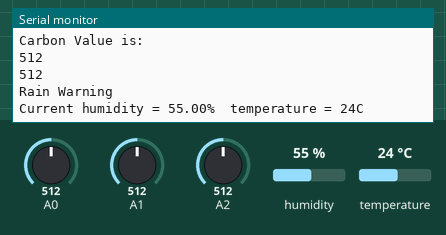
Bench run of a sketch on a simulated Arduino Uno, built with avr-gcc and run on an emulated ATmega328P. Shown: the last lines printed to the serial monitor. Inputs (shaded band) come from the test bench; at power-on: A2 = 512, humidity 55 %, A0 = 512, A1 = 512, temperature 24 °C. The modem accepts every AT command (registered, SIM ready, sends succeed) and sends nothing else.

Above: at 1.2 s.
1.3 s: A2 set to 716
At 6.3 s:
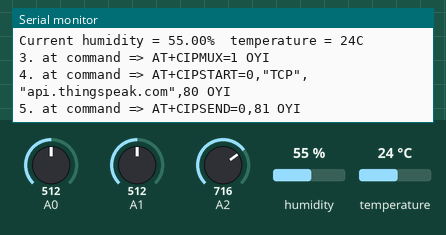
6.6 s: A2 set to 306
At 7.2 s:
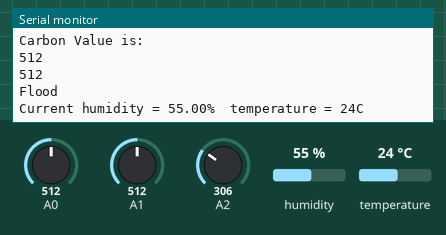
8.5 s: A2 set to 992
At 11.88 s:
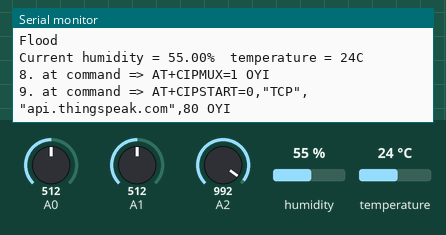
21.5 s: humidity set to 22 %
At 22.6 s:
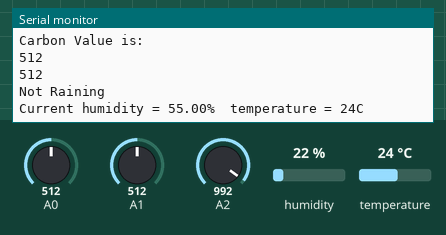
23.4 s: A0 set to 716
At 25.18 s:
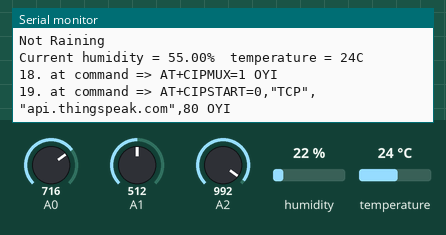
25.3 s: A1 set to 306
At 25.3 s:
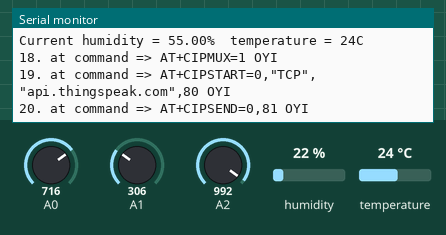
Timing chart, 0 to 28.2 s (numbered marks = the images above; inputs shaded):
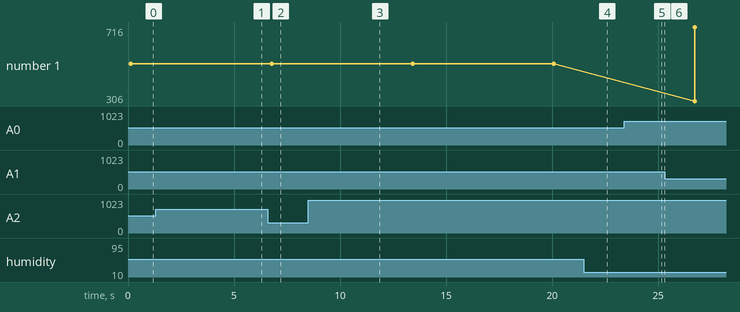

Measured:
- after the input at 6.6 s, the serial monitor: prints a new line after 0.19 s (image 2)

The sketch:

ESP8266.ino
```cpp
#include <dht.h>
#include <DHT.h>
#include "DHT.h"
#define dht_apin A3
dht DHT;
int c;
const int sensorMin = 0;     // sensor minimum
const int sensorMax = 1024;  // sensor maximum
#include <SoftwareSerial.h>
#define RX 10
#define TX 11
String AP = "wifi";       // CHANGE ME
String PASS = "Reddevil"; // CHANGE ME
String API = "L5FK848QNKBZPDXM";   // CHANGE ME
String HOST = "api.thingspeak.com";
String PORT = "80";
String field = "field2";
String field3 = "field3";
String field4 = "field4";
String field5 = "field5";
int countTimeCommand;
int countTrueCommand;
boolean found = false;
int valSensor = 1;
int valSensor1 = 1;
int valSensor2 = 1;
int valSensor3 = 1;
SoftwareSerial esp8266(RX,TX);

void setup() {
  Serial.begin(9600);
  esp8266.begin(115200);
  sendCommand("AT",5,"OK");
  sendCommand("AT+CWMODE=1",5,"OK");
  sendCommand("AT+CWJAP=\""+ AP +"\",\""+ PASS +"\"",20,"OK");
}
void loop() {
 valSensor = getSensorData();
 valSensor1=getSensorData1();
 valSensor2=getSensorData2();
 valSensor3=getSensorData3();
 String getData = "GET /update?api_key="+ API +"&"+ field +"="+String(valSensor)+"&"+ field3 +"="+String(valSensor1)+"&"+ field4 +"="+String(valSensor2)+"&"+ field5 +"="+String(valSensor3);
sendCommand("AT+CIPMUX=1",5,"OK");
 sendCommand("AT+CIPSTART=0,\"TCP\",\""+ HOST +"\","+ PORT,15,"OK");
 sendCommand("AT+CIPSEND=0," +String(getData.length()+4),4,">");
 esp8266.println(getData);delay(1500);countTrueCommand++;
 sendCommand("AT+CIPCLOSE=0",5,"OK");
}
int getSensorData(){
  int val;
  val = analogRead(1); //Read Gas value from analog 1
  Serial.println("Carbon Value is:");
  Serial.println(val, DEC); //Print the value to serial port
  return (val); // Replace with
}
int getSensorData1(){
  unsigned int AnalogValue;
  AnalogValue = analogRead(0);//Read Light value from analog 0
  Serial.println(AnalogValue);
  return (AnalogValue); // Replace with
}
int getSensorData2(){
  int sensorReading = analogRead(2);//Read Rain value from analog 2
  int range = map(sensorReading, sensorMin, sensorMax, 0, 3);
  switch (range) {
    case 0:    // Sensor getting wet
      Serial.println("Flood");
      break;
    case 1:    // Sensor getting wet
      Serial.println("Rain Warning");
      break;
    case 2:    // Sensor dry - To shut this up delete the " Serial.println("Not Raining"); " below.
      Serial.println("Not Raining");
      break;
  }
return (range);
}
int getSensorData3(){
  DHT.read11(dht_apin);
c=DHT.temperature;
  Serial.print("Current humidity = ");
  Serial.print(DHT.humidity);
  Serial.print("%  ");
  Serial.print("temperature = ");
  Serial.print(c);
  Serial.println("C  ");
  delay(5000);
  return(c);
}
void sendCommand(String command, int maxTime, char readReplay[]) {
  Serial.print(countTrueCommand);
  Serial.print(". at command => ");
  Serial.print(command);
  Serial.print(" ");
  while(countTimeCommand < (maxTime*1))
  {
    esp8266.println(command);//at+cipsend
    if(esp8266.find(readReplay))//ok
    {
      found = true;
      break;
    }

    countTimeCommand++;
  }

  if(found == true)
  {
    Serial.println("OYI");
    countTrueCommand++;
    countTimeCommand = 0;
  }

  if(found == false)
  {
    Serial.println("Fail");
    countTrueCommand = 0;
    countTimeCommand = 0;
  }

  found = false;
 }
```
